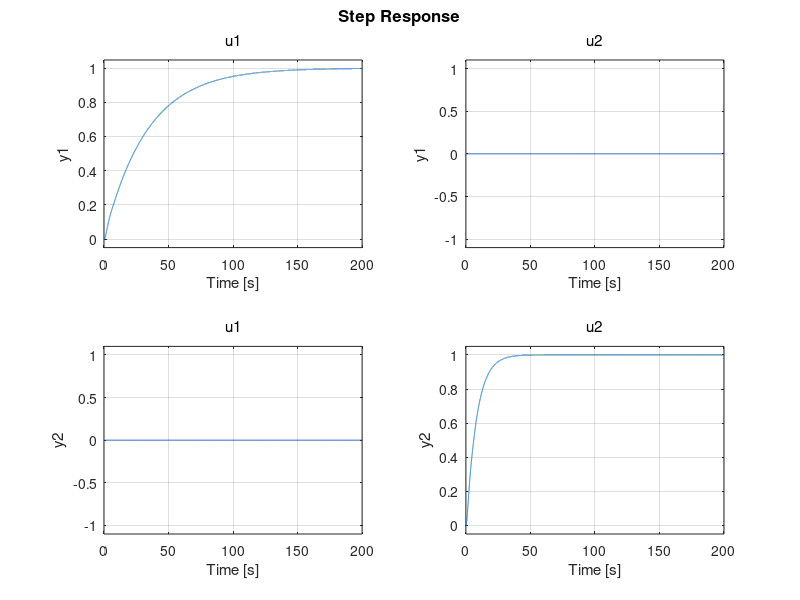

Recreate this plot in MATLAB.
% Simulation of the models generated from the Hiway 'Demon' model glider
% using the methods presented in the paper by M. V. Cook and M. Spottiswoode
% in the January 2006 issue of The Aeronautical Journal.

%% System creation
% Longitudinal equations:
A_long = [-0.1730  0.6538  0.1388 -9.7222;
          -1.4208 -2.2535 10.7370  1.3093;
           0.2685 -0.4402 -1.4113  0;
           0       0       1       0];
B_long = [0; 0; 7.46; 0];
C_long = eye(2, 4); % output u and w
D_long = zeros(2, 1);
sys_long = ss(A_long, B_long, C_long, D_long);

% Lateral equations:
A_lat = [-0.2195  -0.1580 -10.7980 9.722 -1.3098;
         -1.4670 -21.3180   7.5163 0      0;
          0.2906   3.7362  -2.1119 0      0;
          0        1        0      0      0;
          0        0        1      0      0];
B_lat = [0; 3.6136; -0.4311; 0; 0];
C_lat = eye(5); % output all state variables for now
D_lat = [];
sys_lat = ss(A_lat, B_lat, C_lat, D_lat);

% Entire system all at once!
A = blkdiag(A_long, A_lat);
B = blkdiag(B_long, B_lat);
% output attitudes (but not yaw)
C = [0 0 0 1 0 0 0 0 0; 0 0 0 0 0 0 0 1 0];
D = zeros(2, 2);
STNAME = {'axial velocity', 'normal velocity', 'pitch rate', ...
        'pitch attitude', 'lateral velocity', 'roll rate', 'yaw rate', ...
        'roll attitude', 'yaw attitude'};
INNAME = {'longitudinal control angle', 'lateral control angle'};
sys = ss(A, B, C, D);

% Augment the system with an integrator for tracking.
Atilde = [A zeros(9,2); C zeros(2,2)]; % 11x11
Btilde = [B; zeros(2,2)];

%% PBH controllability test
e = eig(Atilde);
ranks = zeros(11, 1);
for i = 1:length(e)
	ranks(i) = rank([(e(i)*eye(size(Atilde)) - Atilde) Btilde]);
end
disp('PBH controllability results - all modes controllable?')
if all(ranks == 11)
    disp('Yes!')
else
    disp('*** NO! ***')
end

%% Controller design
% Let's try LQR control.
% Q is the penalty for state variables. Let's penalize them  all.
% Penalize pitch rate especially hard.
Q = eye(size(Atilde));
Q(3, 3) = 500;
% R is the penalty for control signals. Let's penalize them both, especially
% the longitudinal control input.
R = [500 0; 0 1];
K = lqr(Atilde, Btilde, Q, R);
K1 = K(:, 1:9); K2 = K(:, 10:11);
disp('Q:'), disp(Q)
disp('R:'), disp(R)
disp('eig(A~ - B~*K):'), disp(eig(Atilde - Btilde*K))
disp('K:'), disp(K)

%% Closed-loop response of linearized system
Acl = [A-B*K1 -B*K2; C zeros(2)];
Bcl = [zeros(9,2); -eye(2)];
Ccl = [C zeros(2)];
Dcl = zeros(2);
cls_sys = ss(Acl, Bcl, Ccl, Dcl);
figure
step(cls_sys)

%% TODO: Observer design - angle attitudes (yaw, pitch, roll) are unknown

%% Prepare Nyquist and pole-zero plots for each input-state TF
%for input=1:size(B, 2)
%	subB = B(:, input);
%	for state=1:size(C, 1)
%		subC = zeros(1, size(C, 1));
%		subC(state) = 1;
%		subsys = ss(A, subB, subC, []);
%		if ((input == 1) && (state < 5)) || ((input == 2) && (state > 4))
%			figure; nyquist(subsys);
%			title([INNAME{input} ' to ' STNAME{state} ' (Nyquist)']);
%			print(sprintf('figs/%d%dnyq.eps', input, state));
%			figure; pzmap(subsys);
%			title([INNAME{input} ' to ' STNAME{state} ' (pzmap)']);
%			print(sprintf('figs/%d%dpz.eps', input, state));
%			close all;
%			disp('Poles:')
%			pole(subsys)
%			disp('Zeroes:')
%			zero(subsys)
%			pause
%		end
%	end
%end
